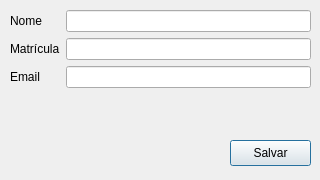
<?xml version="1.0" encoding="UTF-8"?>
<ui version="4.0">
 <class>Dialog</class>
 <widget class="QDialog" name="Dialog">
  <property name="geometry">
   <rect>
    <x>0</x>
    <y>0</y>
    <width>320</width>
    <height>180</height>
   </rect>
  </property>
  <property name="windowTitle">
   <string>Dialog</string>
  </property>
  <widget class="QPushButton" name="saveUserButton">
   <property name="geometry">
    <rect>
     <x>230</x>
     <y>140</y>
     <width>81</width>
     <height>26</height>
    </rect>
   </property>
   <property name="text">
    <string>Salvar</string>
   </property>
  </widget>
  <widget class="QWidget" name="layoutWidget">
   <property name="geometry">
    <rect>
     <x>10</x>
     <y>10</y>
     <width>301</width>
     <height>119</height>
    </rect>
   </property>
   <layout class="QFormLayout" name="formLayout_2">
    <item row="5" column="0">
     <widget class="QLabel" name="label_3">
      <property name="text">
       <string>Email</string>
      </property>
     </widget>
    </item>
    <item row="5" column="1">
     <widget class="QLineEdit" name="userEmail"/>
    </item>
    <item row="3" column="0">
     <widget class="QLabel" name="label_2">
      <property name="text">
       <string>Matrícula</string>
      </property>
     </widget>
    </item>
    <item row="3" column="1">
     <widget class="QLineEdit" name="userRegistration"/>
    </item>
    <item row="1" column="1">
     <widget class="QLineEdit" name="userName"/>
    </item>
    <item row="1" column="0">
     <widget class="QLabel" name="label">
      <property name="text">
       <string>Nome</string>
      </property>
     </widget>
    </item>
   </layout>
  </widget>
 </widget>
 <resources/>
 <connections/>
</ui>
